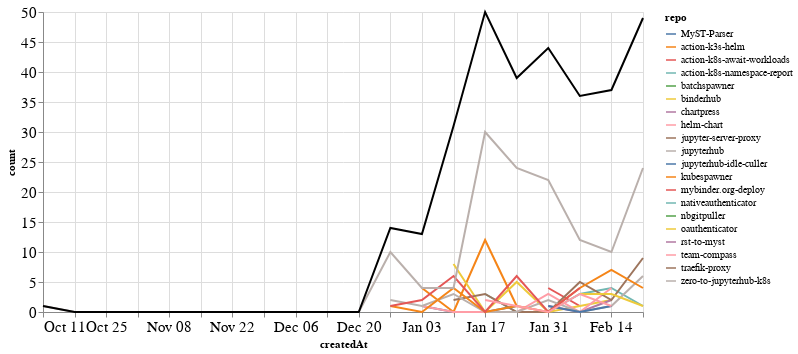

The cell this chart's notebook holds for it:
### Markdown cell above
### Comments

### Code cell
comments_time = comments.groupby('repo').resample('W', on='createdAt').count()['author'].reset_index()
comments_time = comments_time.rename(columns={'author': 'count'})
comments_time_total = comments_time.groupby('createdAt').agg({"count": "sum"}).reset_index()
ch1 = alt.Chart(comments_time, width=600).mark_line().encode(
    x='createdAt',
    y='count',
    color='repo',
    tooltip="repo"
)

ch2 = alt.Chart(comments_time_total, width=600).mark_line(color="black").encode(
    x='createdAt',
    y='count',
)

ch1 + ch2

### Figure 1 — Vega-Lite specification as saved in the notebook (floating-point values rounded to 4 significant figures)
{"config": {"axisLeft": {"labelFontSize": 15}, "axisBottom": {"labelFontSize": 15}}, "layer": [{"data": {"name": "data-dcfd7ecfafa88f6671c51cef5fd84595"}, "mark": "line", "encoding": {"color": {"type": "nominal", "field": "repo"}, "tooltip": {"type": "nominal", "field": "repo"}, "x": {"type": "temporal", "field": "createdAt"}, "y": {"type": "quantitative", "field": "count"}}, "width": 600}, {"data": {"name": "data-fe1a06c025cac5694e5ba988a8bc8492"}, "mark": {"type": "line", "color": "black"}, "encoding": {"x": {"type": "temporal", "field": "createdAt"}, "y": {"type": "quantitative", "field": "count"}}, "width": 600}], "$schema": "https://vega.github.io/schema/vega-lite/v4.8.1.json", "datasets": {"data-dcfd7ecfafa88f6671c51cef5fd84595": [{"repo": "MyST-Parser", "createdAt": "2021-01-03T00:00:00", "count": 1}, {"repo": "MyST-Parser", "createdAt": "2021-01-10T00:00:00", "count": 0}, {"repo": "MyST-Parser", "createdAt": "2021-01-17T00:00:00", "count": 0}, {"repo": "MyST-Parser", "createdAt": "2021-01-24T00:00:00", "count": 1}, {"repo": "action-k3s-helm", "createdAt": "2021-01-03T00:00:00", "count": 4}, {"repo": "action-k3s-helm", "createdAt": "2021-01-10T00:00:00", "count": 0}, {"repo": "action-k3s-helm", "createdAt": "2021-01-17T00:00:00", "count": 12}, {"repo": "action-k3s-helm", "createdAt": "2021-01-24T00:00:00", "count": 1}, {"repo": "action-k8s-await-workloads", "createdAt": "2021-01-31T00:00:00", "count": 4}, {"repo": "action-k8s-await-workloads", "createdAt": "2021-02-07T00:00:00", "count": 1}, {"repo": "action-k8s-namespace-report", "createdAt": "2021-01-17T00:00:00", "count": 3}, {"repo": "action-k8s-namespace-report", "createdAt": "2021-01-24T00:00:00", "count": 0}, {"repo": "action-k8s-namespace-report", "createdAt": "2021-01-31T00:00:00", "count": 0}, {"repo": "action-k8s-namespace-report", "createdAt": "2021-02-07T00:00:00", "count": 3}, {"repo": "action-k8s-namespace-report", "createdAt": "2021-02-14T00:00:00", "count": 4}, {"repo": "action-k8s-namespace-report", "createdAt": "2021-02-21T00:00:00", "count": 1}, {"repo": "batchspawner", "createdAt": "2021-01-31T00:00:00", "count": 8}, {"repo": "binderhub", "createdAt": "2021-01-10T00:00:00", "count": 8}, {"repo": "binderhub", "createdAt": "2021-01-17T00:00:00", "count": 0}, {"repo": "binderhub", "createdAt": "2021-01-24T00:00:00", "count": 5}, {"repo": "binderhub", "createdAt": "2021-01-31T00:00:00", "count": 0}, {"repo": "binderhub", "createdAt": "2021-02-07T00:00:00", "count": 1}, {"repo": "binderhub", "createdAt": "2021-02-14T00:00:00", "count": 2}, {"repo": "chartpress", "createdAt": "2021-01-31T00:00:00", "count": 1}, {"repo": "chartpress", "createdAt": "2021-02-07T00:00:00", "count": 0}, {"repo": "chartpress", "createdAt": "2021-02-14T00:00:00", "count": 2}, {"repo": "helm-chart", "createdAt": "2021-01-03T00:00:00", "count": 1}, {"repo": "helm-chart", "createdAt": "2021-01-10T00:00:00", "count": 0}, {"repo": "helm-chart", "createdAt": "2021-01-17T00:00:00", "count": 0}, {"repo": "helm-chart", "createdAt": "2021-01-24T00:00:00", "count": 0}, {"repo": "helm-chart", "createdAt": "2021-01-31T00:00:00", "count": 3}, {"repo": "helm-chart", "createdAt": "2021-02-07T00:00:00", "count": 0}, {"repo": "helm-chart", "createdAt": "2021-02-14T00:00:00", "count": 4}, {"repo": "jupyter-server-proxy", "createdAt": "2021-01-10T00:00:00", "count": 2}, {"repo": "jupyter-server-proxy", "createdAt": "2021-01-17T00:00:00", "count": 3}, {"repo": "jupyter-server-proxy", "createdAt": "2021-01-24T00:00:00", "count": 0}, {"repo": "jupyter-server-proxy", "createdAt": "2021-01-31T00:00:00", "count": 0}, {"repo": "jupyter-server-proxy", "createdAt": "2021-02-07T00:00:00", "count": 5}, {"repo": "jupyter-server-proxy", "createdAt": "2021-02-14T00:00:00", "count": 2}, {"repo": "jupyter-server-proxy", "createdAt": "2021-02-21T00:00:00", "count": 9}, {"repo": "jupyterhub", "createdAt": "2020-12-27T00:00:00", "count": 2}, {"repo": "jupyterhub", "createdAt": "2021-01-03T00:00:00", "count": 1}, {"repo": "jupyterhub", "createdAt": "2021-01-10T00:00:00", "count": 3}, {"repo": "jupyterhub", "createdAt": "2021-01-17T00:00:00", "count": 0}, {"repo": "jupyterhub", "createdAt": "2021-01-24T00:00:00", "count": 0}, {"repo": "jupyterhub", "createdAt": "2021-01-31T00:00:00", "count": 2}, {"repo": "jupyterhub", "createdAt": "2021-02-07T00:00:00", "count": 0}, {"repo": "jupyterhub", "createdAt": "2021-02-14T00:00:00", "count": 1}, {"repo": "jupyterhub", "createdAt": "2021-02-21T00:00:00", "count": 6}, {"repo": "jupyterhub-idle-culler", "createdAt": "2021-01-31T00:00:00", "count": 1}, {"repo": "jupyterhub-idle-culler", "createdAt": "2021-02-07T00:00:00", "count": 0}, {"repo": "jupyterhub-idle-culler", "createdAt": "2021-02-14T00:00:00", "count": 1}, {"repo": "kubespawner", "createdAt": "2020-12-27T00:00:00", "count": 1}, {"repo": "kubespawner", "createdAt": "2021-01-03T00:00:00", "count": 0}, {"repo": "kubespawner", "createdAt": "2021-01-10T00:00:00", "count": 4}, {"repo": "kubespawner", "createdAt": "2021-01-17T00:00:00", "count": 0}, {"repo": "kubespawner", "createdAt": "2021-01-24T00:00:00", "count": 1}, {"repo": "kubespawner", "createdAt": "2021-01-31T00:00:00", "count": 0}, {"repo": "kubespawner", "createdAt": "2021-02-07T00:00:00", "count": 4}, {"repo": "kubespawner", "createdAt": "2021-02-14T00:00:00", "count": 7}, {"repo": "kubespawner", "createdAt": "2021-02-21T00:00:00", "count": 4}, {"repo": "mybinder.org-deploy", "createdAt": "2020-12-27T00:00:00", "count": 1}, {"repo": "mybinder.org-deploy", "createdAt": "2021-01-03T00:00:00", "count": 2}, {"repo": "mybinder.org-deploy", "createdAt": "2021-01-10T00:00:00", "count": 6}, {"repo": "mybinder.org-deploy", "createdAt": "2021-01-17T00:00:00", "count": 0}, {"repo": "mybinder.org-deploy", "createdAt": "2021-01-24T00:00:00", "count": 6}, {"repo": "mybinder.org-deploy", "createdAt": "2021-01-31T00:00:00", "count": 0}, {"repo": "mybinder.org-deploy", "createdAt": "2021-02-07T00:00:00", "count": 4}, {"repo": "nativeauthenticator", "createdAt": "2021-01-31T00:00:00", "count": 3}, {"repo": "nbgitpuller", "createdAt": "2021-01-10T00:00:00", "count": 3}, {"repo": "oauthenticator", "createdAt": "2021-02-07T00:00:00", "count": 3}, {"repo": "oauthenticator", "createdAt": "2021-02-14T00:00:00", "count": 3}, {"repo": "oauthenticator", "createdAt": "2021-02-21T00:00:00", "count": 1}, {"repo": "rst-to-myst", "createdAt": "2021-01-10T00:00:00", "count": 1}, {"repo": "team-compass", "createdAt": "2021-01-17T00:00:00", "count": 2}, {"repo": "team-compass", "createdAt": "2021-01-24T00:00:00", "count": 1}, {"repo": "team-compass", "createdAt": "2021-01-31T00:00:00", "count": 0}, {"repo": "team-compass", "createdAt": "2021-02-07T00:00:00", "count": 3}, {"repo": "team-compass", "createdAt": "2021-02-14T00:00:00", "count": 1}, {"repo": "traefik-proxy", "createdAt": "2021-02-21T00:00:00", "count": 4}, {"repo": "zero-to-jupyterhub-k8s", "createdAt": "2020-10-11T00:00:00", "count": 1}, {"repo": "zero-to-jupyterhub-k8s", "createdAt": "2020-10-18T00:00:00", "count": 0}, {"repo": "zero-to-jupyterhub-k8s", "createdAt": "2020-10-25T00:00:00", "count": 0}, {"repo": "zero-to-jupyterhub-k8s", "createdAt": "2020-11-01T00:00:00", "count": 0}, {"repo": "zero-to-jupyterhub-k8s", "createdAt": "2020-11-08T00:00:00", "count": 0}, {"repo": "zero-to-jupyterhub-k8s", "createdAt": "2020-11-15T00:00:00", "count": 0}, {"repo": "zero-to-jupyterhub-k8s", "createdAt": "2020-11-22T00:00:00", "count": 0}, {"repo": "zero-to-jupyterhub-k8s", "createdAt": "2020-11-29T00:00:00", "count": 0}, {"repo": "zero-to-jupyterhub-k8s", "createdAt": "2020-12-06T00:00:00", "count": 0}, {"repo": "zero-to-jupyterhub-k8s", "createdAt": "2020-12-13T00:00:00", "count": 0}, {"repo": "zero-to-jupyterhub-k8s", "createdAt": "2020-12-20T00:00:00", "count": 0}, {"repo": "zero-to-jupyterhub-k8s", "createdAt": "2020-12-27T00:00:00", "count": 10}, {"repo": "zero-to-jupyterhub-k8s", "createdAt": "2021-01-03T00:00:00", "count": 4}, {"repo": "zero-to-jupyterhub-k8s", "createdAt": "2021-01-10T00:00:00", "count": 4}, {"repo": "zero-to-jupyterhub-k8s", "createdAt": "2021-01-17T00:00:00", "count": 30}, {"repo": "zero-to-jupyterhub-k8s", "createdAt": "2021-01-24T00:00:00", "count": 24}, {"repo": "zero-to-jupyterhub-k8s", "createdAt": "2021-01-31T00:00:00", "count": 22}, {"repo": "zero-to-jupyterhub-k8s", "createdAt": "2021-02-07T00:00:00", "count": 12}, {"repo": "zero-to-jupyterhub-k8s", "createdAt": "2021-02-14T00:00:00", "count": 10}, {"repo": "zero-to-jupyterhub-k8s", "createdAt": "2021-02-21T00:00:00", "count": 24}], "data-fe1a06c025cac5694e5ba988a8bc8492": [{"createdAt": "2020-10-11T00:00:00", "count": 1}, {"createdAt": "2020-10-18T00:00:00", "count": 0}, {"createdAt": "2020-10-25T00:00:00", "count": 0}, {"createdAt": "2020-11-01T00:00:00", "count": 0}, {"createdAt": "2020-11-08T00:00:00", "count": 0}, {"createdAt": "2020-11-15T00:00:00", "count": 0}, {"createdAt": "2020-11-22T00:00:00", "count": 0}, {"createdAt": "2020-11-29T00:00:00", "count": 0}, {"createdAt": "2020-12-06T00:00:00", "count": 0}, {"createdAt": "2020-12-13T00:00:00", "count": 0}, {"createdAt": "2020-12-20T00:00:00", "count": 0}, {"createdAt": "2020-12-27T00:00:00", "count": 14}, {"createdAt": "2021-01-03T00:00:00", "count": 13}, {"createdAt": "2021-01-10T00:00:00", "count": 31}, {"createdAt": "2021-01-17T00:00:00", "count": 50}, {"createdAt": "2021-01-24T00:00:00", "count": 39}, {"createdAt": "2021-01-31T00:00:00", "count": 44}, {"createdAt": "2021-02-07T00:00:00", "count": 36}, {"createdAt": "2021-02-14T00:00:00", "count": 37}, {"createdAt": "2021-02-21T00:00:00", "count": 49}]}}
